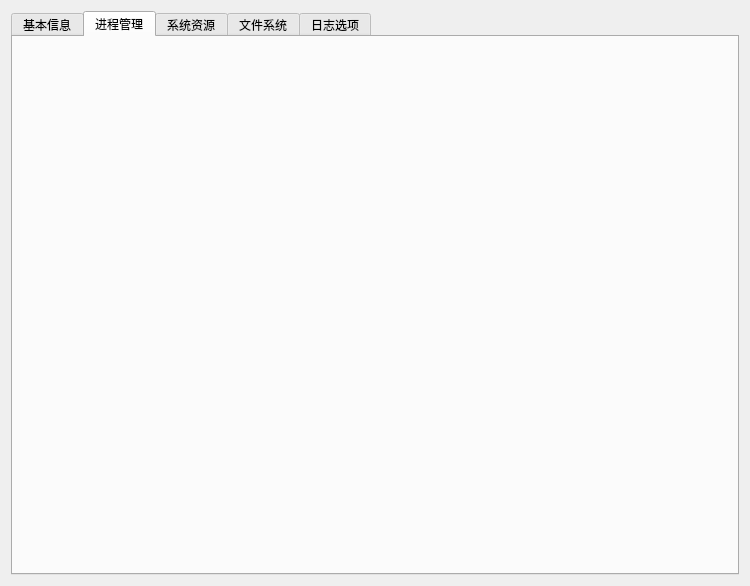
<?xml version="1.0" encoding="UTF-8"?>
<ui version="4.0">
 <class>MainWindow</class>
 <widget class="QMainWindow" name="MainWindow">
  <property name="geometry">
   <rect>
    <x>0</x>
    <y>0</y>
    <width>750</width>
    <height>586</height>
   </rect>
  </property>
  <property name="minimumSize">
   <size>
    <width>750</width>
    <height>586</height>
   </size>
  </property>
  <property name="windowTitle">
   <string>任务管理器</string>
  </property>
  <property name="windowIcon">
   <iconset resource="img.qrc">
    <normaloff>:/img/toolbox.png</normaloff>:/img/toolbox.png</iconset>
  </property>
  <widget class="QWidget" name="centralWidget">
   <layout class="QVBoxLayout" name="verticalLayout">
    <item>
     <widget class="QTabWidget" name="tabWidget">
      <property name="currentIndex">
       <number>1</number>
      </property>
      <property name="elideMode">
       <enum>Qt::ElideNone</enum>
      </property>
      <widget class="QWidget" name="tabBaseInfo">
       <attribute name="title">
        <string>基本信息</string>
       </attribute>
      </widget>
      <widget class="QWidget" name="tabProcessInfo">
       <attribute name="title">
        <string>进程管理</string>
       </attribute>
      </widget>
      <widget class="QWidget" name="tabResources">
       <attribute name="title">
        <string>系统资源</string>
       </attribute>
      </widget>
      <widget class="QWidget" name="tabFileSystemInfo">
       <attribute name="title">
        <string>文件系统</string>
       </attribute>
      </widget>
      <widget class="QWidget" name="tabLog">
       <attribute name="title">
        <string>日志选项</string>
       </attribute>
      </widget>
     </widget>
    </item>
   </layout>
  </widget>
  <widget class="QMenuBar" name="menuBar">
   <property name="geometry">
    <rect>
     <x>0</x>
     <y>0</y>
     <width>750</width>
     <height>25</height>
    </rect>
   </property>
  </widget>
 </widget>
 <layoutdefault spacing="6" margin="11"/>
 <resources>
  <include location="img.qrc"/>
 </resources>
 <connections/>
</ui>
